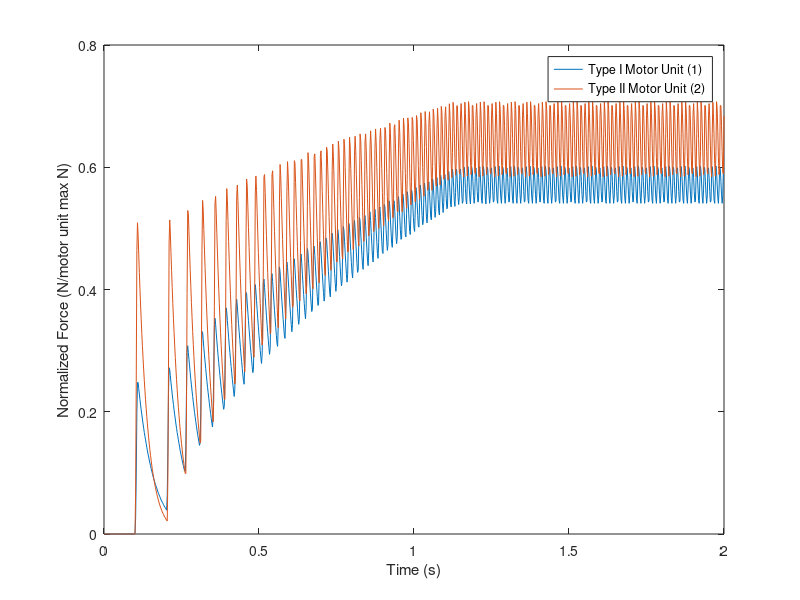
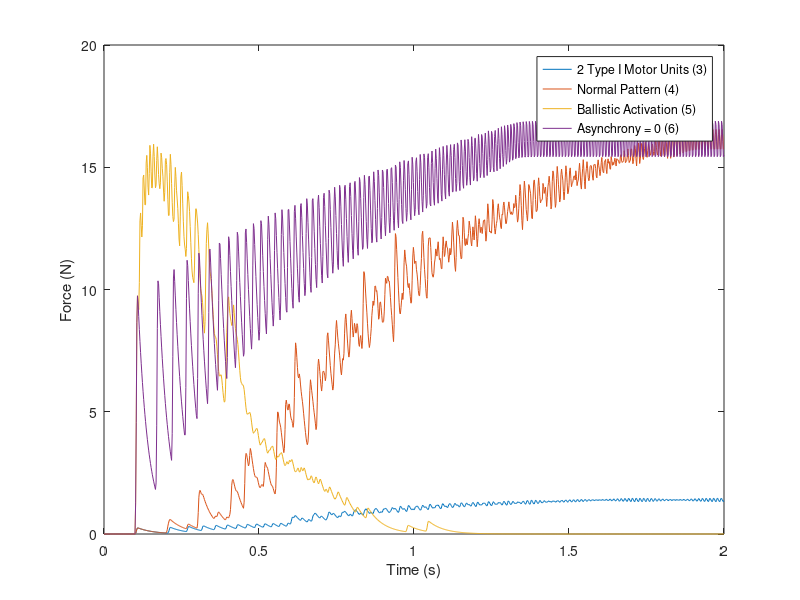

Write MATLAB code to recreate these figures, in order.
close all;
clear;

load('ForceControl.mat');

figure(1);
plot(ForceControl5a1(:, 1), ForceControl5a1(:, 2)./1.0);
hold on;
plot(ForceControl5a2(:, 1), ForceControl5a2(:, 2)./2.6);
legend('Type I Motor Unit (1)', 'Type II Motor Unit (2)')
xlabel('Time (s)');
ylabel('Normalized Force (N/motor unit max N)');
hold off;

figure(2);
plot(ForceControl5a3(:, 1), ForceControl5a3(:, 2));
hold on;
plot(ForceControl5a4(:, 1), ForceControl5a4(:, 2));
plot(ForceControl5a5(:, 1), ForceControl5a5(:, 2));
plot(ForceControl5a6(:, 1), ForceControl5a6(:, 2));
legend('2 Type I Motor Units (3)', 'Normal Pattern (4)', 'Ballistic Activation (5)', 'Asynchrony = 0 (6)');
xlabel('Time (s)');
ylabel('Force (N)');
hold off;
